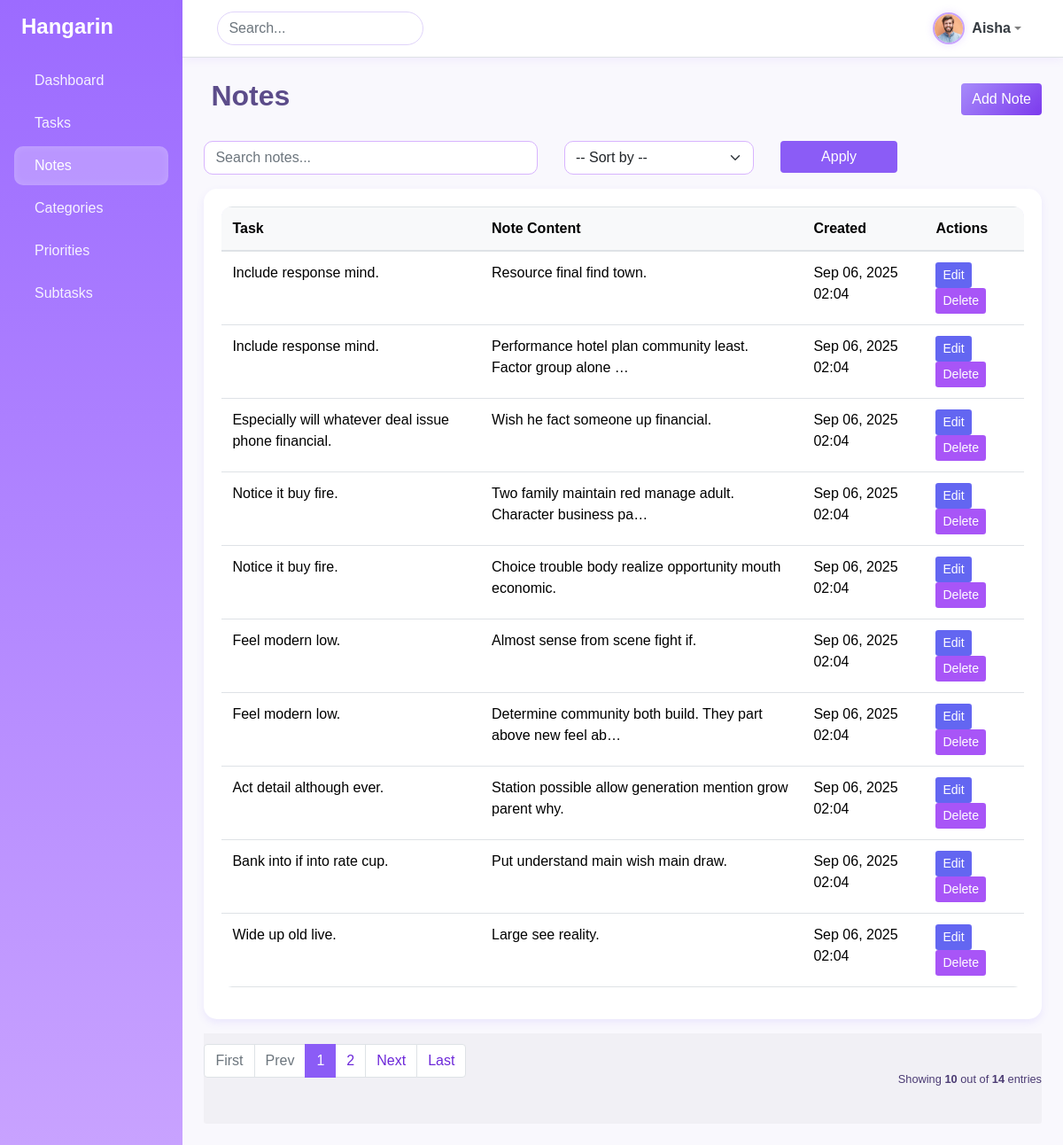
Screenshot of /notes/ (signed in) with the database file from the repository.
### projectsite/task/models.py (models this page shows, shortened)
class BaseModel(models.Model):
    created_at = models.DateTimeField(auto_now_add=True)
    updated_at = models.DateTimeField(auto_now=True)
    class Meta:
        abstract = True

class Note(BaseModel):
    task = models.ForeignKey(Task, related_name="notes",
                             on_delete=models.CASCADE)
    content = models.TextField()

class Task(BaseModel):
    title = models.CharField(max_length=200)
    description = models.TextField()
    status = models.CharField(max_length=50, choices=STATUS_CHOICES, default="Pending")
    deadline = models.DateTimeField(default=timezone.now)
    priority = models.ForeignKey("task.Priority", on_delete=models.CASCADE)
    category = models.ForeignKey("task.Category", on_delete=models.CASCADE)

### projectsite/task/views.py (the view)
# urls.py: path('notes/', views.NoteListView.as_view(), name='note-list'),
@method_decorator(login_required(login_url='/accounts/login/'), name='dispatch')
class NoteListView(ListView):
    model = Note
    context_object_name = "notes"
    template_name = "note_list.html"
    paginate_by = 10
    def get_queryset(self):
        queryset = Note.objects.all()
        q = self.request.GET.get("q")
        sort = self.request.GET.get("sort")
        if q:
            queryset = queryset.filter(
                Q(title__icontains=q) | Q(content__icontains=q))
        if sort == "title_asc":
            queryset = queryset.order_by("title")
        elif sort == "title_desc":
            queryset = queryset.order_by("-title")
        elif sort == "created_asc":
            queryset = queryset.order_by("created_at")
        elif sort == "created_desc":
            queryset = queryset.order_by("-created_at")
        return queryset

### projectsite/templates/note_list.html (shortened to what this page needs)
{% extends 'base.html' %}
{% block content %}
<div class="d-flex justify-content-between align-items-center mb-4">
    <h2 class="fw-bold">Notes</h2>
    <a href="{% url 'note-add' %}" class="btn btn-primary"> Add Note</a>
</div>
<form method="get" class="row g-2 mb-3">
    <div class="col-md-5">
        <input type="text" name="q" value="{{ request.GET.q }}" class="form-control" placeholder="Search notes...">
    </div>
    <div class="col-md-3">
        <select name="sort" class="form-select">
            <option value="">-- Sort by --</option>
        </select>
    </div>
    <div class="col-md-2">
        <button type="submit" class="btn btn-secondary w-100"> Apply</button>
    </div>
</form>
<div class="card">
    <div class="card-body table-responsive">
        <table class="table table-hover align-middle">
            <thead class="table-light">
                <tr>
                    <th>Task</th>
                    <th>Note Content</th>
                    <th>Created</th>
                    <th>Actions</th>
                </tr>
            </thead>
            <tbody>
                {% for note in notes %}
                <tr>
                    <td>{{ note.task.title }}</td>
                    <td>{{ note.content|truncatechars:60 }}</td>
                    <td>{{ note.created_at|date:"M d, Y H:i" }}</td>
                    <td>
                        <a href="{% url 'note-update' note.pk %}" class="btn btn-sm btn-warning">Edit</a>
                        <a href="{% url 'note-delete' note.pk %}" class="btn btn-sm btn-danger">Delete</a>
                    </td>
                </tr>
                {% empty %}
                <tr>
                    <td colspan="4" class="text-center text-muted">No notes yet.</td>
                </tr>
                {% endfor %}
            </tbody>
        </table>
    </div>
</div>
{% include "includes/pagination.html" %}
{% endblock %}

### projectsite/templates/base.html (shortened to what this page needs)
{% load socialaccount %}
{% load static %}
{% load pwa %}
<!DOCTYPE html>
<html lang="en">
<head>
    <link href="https://cdn.jsdelivr.net/npm/bootstrap@5.3.2/dist/css/bootstrap.min.css" rel="stylesheet">
    <link rel="stylesheet"
        href="https://cdnjs.cloudflare.com/ajax/libs/line-awesome/1.3.0/line-awesome/css/line-awesome.min.css" />
    <link rel="stylesheet" href="{% static 'css/bootstrap.min.css' %}" />
    <link rel="stylesheet" href="{% static 'css/style.css' %}">
</head>
<body>
    <div class="d-flex" id="wrapper">
        <div id="sidebar-wrapper" class="p-3 shadow-sm">
            <h4 class="fw-bold mb-4 d-flex align-items-center">
                Hangarin
            </h4>
            <ul class="nav flex-column">
                <li class="nav-item mb-1">
                    <a href="{% url 'dashboard' %}"
                        class="nav-link {% if request.resolver_match.url_name == 'dashboard' %}active{% endif %}">
                        Dashboard
                    </a>
                </li>
                <li class="nav-item mb-1">
                    <a href="{% url 'task-list' %}"
                        class="nav-link {% if request.resolver_match.url_name == 'task-list' %}active{% endif %}">
                        Tasks
                    </a>
                </li>
                <li class="nav-item mb-1">
                    <a href="{% url 'note-list' %}"
                        class="nav-link {% if request.resolver_match.url_name == 'note-list' %}active{% endif %}">
                        Notes
                    </a>
                </li>
                <li class="nav-item mb-1">
                    <a href="{% url 'category-list' %}"
                        class="nav-link {% if request.resolver_match.url_name == 'category-list' %}active{% endif %}">
                        Categories
                    </a>
                </li>
                <li class="nav-item mb-1">
                    <a href="{% url 'priority-list' %}"
                        class="nav-link {% if request.resolver_match.url_name == 'priority-list' %}active{% endif %}">
                        Priorities
                    </a>
                </li>
                <li class="nav-item mb-1">
                    <a href="{% url 'subtask-list' %}"
                        class="nav-link {% if request.resolver_match.url_name == 'subtask-list' %}active{% endif %}">
                        Subtasks
                    </a>
                </li>
            </ul>
        </div>
        <div id="page-content-wrapper" class="flex-grow-1">
            <nav class="navbar navbar-expand-lg navbar-light border-bottom px-4 sticky-top">
                <div class="container-fluid">
                    <form class="d-flex">
                        <input class="form-control me-2" type="search" placeholder="Search..." aria-label="Search">
                    </form>
                    <ul class="navbar-nav ms-auto align-items-center">
                        {% if request.user.is_authenticated %}
                        <li class="nav-item dropdown">
                            <a class="nav-link dropdown-toggle d-flex align-items-center" href="#" id="userDropdown"
                                role="button" data-bs-toggle="dropdown" aria-expanded="false">
                                <img src="{% static 'img/profile2.jpg' %}" alt="User" class="profile-pic me-2">
                                <span class="fw-semibold text-dark">{{ request.user.username }}</span>
                            </a>
                        </li>
                        {% else %}
                        <li class="nav-item">
                            <a href="{% url 'account_login' %}" class="btn btn-outline-primary btn-sm">Login</a>
                        </li>
                        {% endif %}
                    </ul>
                </div>
            </nav>
            <main class="p-4">
                {% block content %}{% endblock %}
            </main>
        </div>
    </div>
</body>
</html>

### projectsite/static/css/style.css (style rules this page uses)
body { font-family: 'Poppins', sans-serif; }
.card { border-radius: 15px; }
.table { border-radius: 12px; overflow: hidden; }
#sidebar-wrapper { width: 250px; min-height: 100vh; background: linear-gradient(180deg, #007bff 0%, #0056b3 100%); color: white; transition: all 0.3s; }
#sidebar-wrapper .nav-link { color: rgba(255, 255, 255, 0.9); border-radius: 8px; padding: 10px 15px; transition: all 0.3s ease; }
#sidebar-wrapper .nav-link:hover, #sidebar-wrapper .nav-link.active { background-color: rgba(255, 255, 255, 0.15); color: #fff; }
.navbar { height: 65px; background-color: #ffffff !important; }
.navbar .form-control { border-radius: 30px; }
main { min-height: calc(100vh - 65px); background-color: #f8f9fc; }

### projectsite/templates/base.html (style rules this page uses)
:root { --lilac-light: #f5ecff; --lilac: #c8a2ff; --lilac-dark: #9c6bff; --white: #ffffff; --gray-light: #f9f8fd; --text-dark: #3c2a4d; --text-muted: #7a6b8d; }
body { background: var(--gray-light); font-family: 'Poppins', sans-serif; color: var(--text-dark); }
#sidebar-wrapper { width: 250px; min-height: 100vh; background: linear-gradient(180deg, var(--lilac-dark) 0%, var(--lilac) 100%); color: white; transition: all 0.3s; box-shadow: 2px 0 15px rgba(156, 107, 255, 0.15); }
#sidebar-wrapper h4 { font-weight: 700; color: #fff; }
#sidebar-wrapper .nav-link { color: rgba(255, 255, 255, 0.9); border-radius: 10px; padding: 10px 15px; transition: all 0.3s ease; font-weight: 500; }
#sidebar-wrapper .nav-link:hover, #sidebar-wrapper .nav-link.active { background: rgba(255, 255, 255, 0.25); color: #fff; box-shadow: inset 0 0 10px rgba(255, 255, 255, 0.15); }
.navbar { height: 65px; background-color: var(--white) !important; box-shadow: 0 2px 10px rgba(156, 107, 255, 0.1); }
.navbar .form-control { border-radius: 25px; border: 1px solid #e0d4fa; transition: all 0.3s ease; }
main { min-height: calc(100vh - 65px); background-color: var(--gray-light); }
.profile-pic { width: 36px; height: 36px; border-radius: 50%; object-fit: cover; border: 2px solid var(--lilac); box-shadow: 0 0 10px rgba(156, 107, 255, 0.2); }

### projectsite/templates/note_list.html (style rules this page uses)
body { background-color: #f9f7fc; color: #4b3b73; }
h2 { color: #5c4c8a; }
.btn-primary { background: linear-gradient(135deg, #a78bfa, #7c3aed); border: none; color: white; font-weight: 500; transition: 0.3s ease; }
.btn-secondary { background: #8b5cf6; border: none; color: #fff; transition: 0.3s ease; }
.card { border: none; border-radius: 15px; box-shadow: 0 4px 10px rgba(120, 87, 255, 0.1); background-color: #fff; }
.table thead { background-color: #ede9fe; color: #4c1d95; }
.btn-warning { background-color: #6366f1 !important; border: none; color: #fff !important; }
.btn-danger { background-color: #a855f7 !important; border: none; }
.form-control, .form-select { border-radius: 10px; border: 1px solid #d8b4fe; }

### rows the page displays
Note: task "Include response mind.", content "Resource final find town.", created_at "Sep 06, 2025 02:04"
Note: task "Include response mind.", content "Performance hotel plan community least. Factor group alone …", created_at "Sep 06, 2025 02:04"
Note: task "Especially will whatever deal issue phone financial.", content "Wish he fact someone up financial.", created_at "Sep 06, 2025 02:04"
Note: task "Notice it buy fire.", content "Two family maintain red manage adult. Character business pa…", created_at "Sep 06, 2025 02:04"
Note: task "Notice it buy fire.", content "Choice trouble body realize opportunity mouth economic.", created_at "Sep 06, 2025 02:04"
Note: task "Feel modern low.", content "Almost sense from scene fight if.", created_at "Sep 06, 2025 02:04"
Note: task "Feel modern low.", content "Determine community both build. They part above new feel ab…", created_at "Sep 06, 2025 02:04"
Note: task "Act detail although ever.", content "Station possible allow generation mention grow parent why.", created_at "Sep 06, 2025 02:04"
Note: task "Bank into if into rate cup.", content "Put understand main wish main draw.", created_at "Sep 06, 2025 02:04"
Note: task "Wide up old live.", content "Large see reality.", created_at "Sep 06, 2025 02:04"

### other values shown
{{ request.user.username }} "Aisha"
{{ page_num }} "1"
{{ page_num }} "2"
{{ object_list.count }} "10"
{{ paginator.count }} "14"
